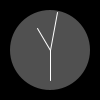
Frame 1 (no input)
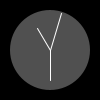
Frame 60 (the mouse pressed at the canvas centre just before this capture)
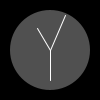
Frame 120 (the mouse held since frame 60 and released just before this capture)

The Processing sketch that drew these frames (run headless with seeded random() and noise(); from frame 60 on, the mouse is pressed at the canvas centre):

// Processing sketch: clock2
// ── clock2.pde
void setup() {
  size(100, 100);
  stroke(255);
}

void draw() {
  background(0);
  fill(80);
  noStroke();
  // Angles for sin() and cos() start at 3 o'clock; 
  // subtract HALF_PI to make them start at the top
  ellipse(50, 50, 80, 80);
  float s = map(second(), 0, 60, 0, TWO_PI) - HALF_PI;
  float m = map(minute(), 0, 60, 0, TWO_PI) - HALF_PI; 
  float h = map(hour() % 12, 0, 12, 0, TWO_PI) - HALF_PI;
  stroke(255);
  line(50, 50, cos(s)*38 + 50, sin(s)*38 + 50);
  line(50, 50, cos(m)*30 + 50, sin(m)*30 + 50);
  line(50, 50, cos(h)*25 + 50, sin(h)*25 + 50);
}
